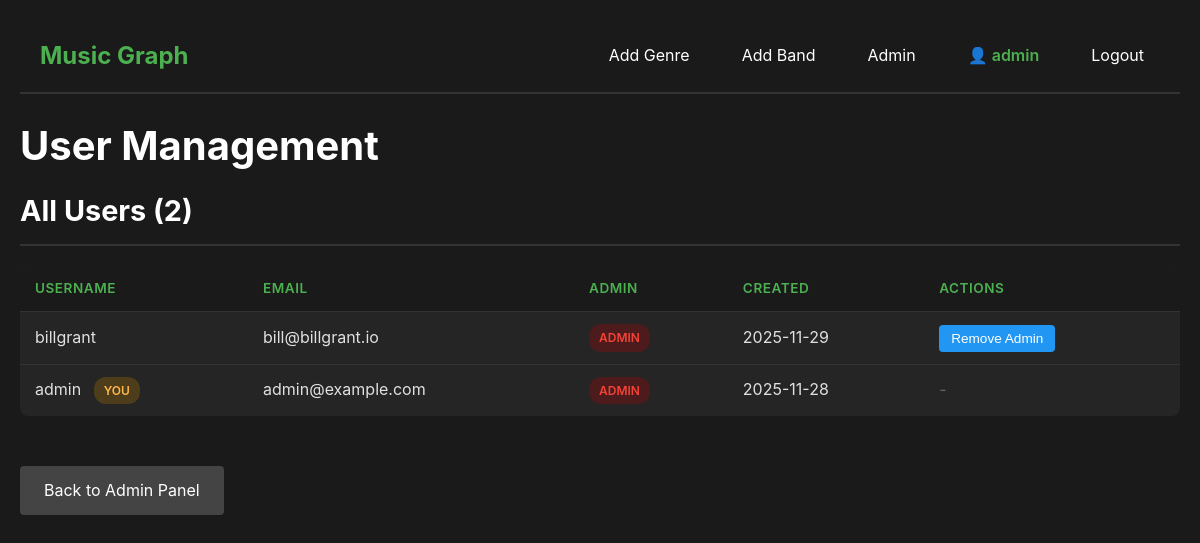
Page /admin/users (signed in) on the committed database.
### models.py (models this page shows, shortened)
class User(UserMixin, db.Model):
    __tablename__ = 'users'
    id = db.Column(db.Integer, primary_key=True)
    username = db.Column(db.String(80), unique=True, nullable=False)
    email = db.Column(db.String(120), unique=True, nullable=False)
    password_hash = db.Column(db.String(255), nullable=False)
    is_admin = db.Column(db.Boolean, default=False)
    created_at = db.Column(db.DateTime, default=db.func.now())

### app.py (the view)
@app.route('/admin/users')
@admin_required
def manage_users():
    users = User.query.order_by(User.created_at.desc()).all()
    return render_template('manage_users.html', users=users)

### app.py (called while the page is built)
@login_manager.user_loader
def load_user(user_id):
    return User.query.get(int(user_id))

def admin_required(f):
    @wraps(f)
    def decorated_function(*args, **kwargs):
        if not current_user.is_authenticated:
            return redirect(url_for('login'))
        if not current_user.is_admin:
            flash('Admin access required.', 'error')
            return redirect(url_for('index'))
        return f(*args, **kwargs)
    return decorated_function

### templates/manage_users.html (shortened to what this page needs)
<!DOCTYPE html>
<html lang="en">
<head>
    <link rel="stylesheet" href="{{ url_for('static', filename='style.css') }}">
</head>
<body>
    <nav class="navbar">
        <div class="nav-container">
            <a href="{{ url_for('index') }}" class="nav-brand">Music Graph</a>
            <div class="nav-links">
                {% if current_user.is_authenticated and current_user.is_admin %}
                    <a href="{{ url_for('add_genre') }}" class="nav-link">Add Genre</a>
                    <a href="{{ url_for('add_band') }}" class="nav-link">Add Band</a>
                    <a href="{{ url_for('admin') }}" class="nav-link">Admin</a>
                {% endif %}
                <span class="nav-user">{{ current_user.username }}</span>
                <a href="{{ url_for('logout') }}" class="nav-link">Logout</a>
            </div>
        </div>
    </nav>
    <div class="container">
        <h1>User Management</h1>
        <div class="admin-section">
            <h2>All Users ({{ users|length }})</h2>
            <table class="admin-table">
                <thead>
                    <tr>
                        <th>Username</th>
                        <th>Email</th>
                        <th>Admin</th>
                        <th>Created</th>
                        <th>Actions</th>
                    </tr>
                </thead>
                <tbody>
                    {% for user in users %}
                    <tr>
                        <td>
                            {{ user.username }}
                            {% if user.id == current_user.id %}
                                <span class="badge badge-self">You</span>
                            {% endif %}
                        </td>
                        <td>{{ user.email }}</td>
                        <td>
                            {% if user.is_admin %}
                                <span class="badge badge-admin">Admin</span>
                            {% else %}
                                <span class="badge badge-user">User</span>
                            {% endif %}
                        </td>
                        <td>{{ user.created_at.strftime('%Y-%m-%d') }}</td>
                        <td class="actions">
                            {% if user.id != current_user.id %}
                                <form method="POST" action="{{ url_for('toggle_admin', user_id=user.id) }}"
                                      style="display: inline;"
                                      onsubmit="return confirm('Toggle admin status for {{ user.username }}?');">
                                    <button type="submit" class="btn-edit">
                                        {% if user.is_admin %}Remove Admin{% else %}Make Admin{% endif %}
                                    </button>
                                </form>
                            {% else %}
                                <span class="text-muted">-</span>
                            {% endif %}
                        </td>
                    </tr>
                    {% endfor %}
                </tbody>
            </table>
        </div>
        <div class="form-actions">
            <a href="{{ url_for('admin') }}" class="btn-secondary">Back to Admin Panel</a>
        </div>
    </div>
</body>
</html>

### static/style.css (style rules this page uses)
* { margin: 0; padding: 0; box-sizing: border-box; }
body { font-family: -apple-system, BlinkMacSystemFont, 'Segoe UI', Roboto, Oxygen, Ubuntu, Cantarell, sans-serif; background-color: #1a1a1a; color: #e0e0e0; line-height: 1.6; padding: 20px; }
.container { max-width: 1200px; margin: 0 auto; }
h1 { font-size: 2.5rem; margin-bottom: 10px; color: #ffffff; }
h2 { font-size: 1.8rem; margin-bottom: 20px; color: #ffffff; border-bottom: 2px solid #333; padding-bottom: 10px; }
.form-actions { display: flex; gap: 10px; margin-top: 30px; }
.btn-primary, .btn-secondary { padding: 12px 24px; border: none; border-radius: 4px; font-size: 1rem; cursor: pointer; text-decoration: none; display: inline-block; transition: background-color 0.2s; }
.btn-secondary { background-color: #444; color: #ffffff; }
.navbar { background-color: #1a1a1a; border-bottom: 2px solid #333; padding: 0; position: sticky; top: 0; z-index: 1000; }
.nav-container { max-width: 1200px; margin: 0 auto; display: flex; justify-content: space-between; align-items: center; padding: 15px 20px; }
.nav-brand { font-size: 1.5rem; font-weight: bold; color: #4CAF50; text-decoration: none; transition: color 0.2s; }
.nav-links { display: flex; gap: 20px; }
.nav-link { color: #ffffff; text-decoration: none; padding: 8px 16px; border-radius: 4px; transition: background-color 0.2s; }
.container { padding-top: 20px; }
.admin-section { margin-bottom: 50px; }
.admin-section h2 { margin-bottom: 20px; }
.admin-table { width: 100%; background-color: #252525; border-collapse: collapse; border-radius: 8px; overflow: hidden; }
.admin-table thead { background-color: #1a1a1a; }
.admin-table th, .admin-table td { padding: 12px 15px; text-align: left; border-bottom: 1px solid #333; }
.admin-table th { color: #4CAF50; font-weight: 600; text-transform: uppercase; font-size: 0.85rem; letter-spacing: 0.5px; }
.admin-table tbody tr:last-child td { border-bottom: none; }
.badge { display: inline-block; padding: 4px 10px; border-radius: 12px; font-size: 0.75rem; font-weight: 600; text-transform: uppercase; }
.actions { white-space: nowrap; }
.btn-edit, .btn-delete { padding: 6px 12px; border: none; border-radius: 4px; font-size: 0.85rem; cursor: pointer; text-decoration: none; display: inline-block; transition: background-color 0.2s; margin-right: 5px; }
.btn-edit { background-color: #2196F3; color: #ffffff; }
.nav-user { color: #4CAF50; padding: 8px 16px; font-weight: 600; }
.nav-user::before { content: "👤 "; }
.badge-admin { background-color: #4d1b1b; color: #f44336; }
.badge-self { background-color: #4d3d1b; color: #ffb74d; margin-left: 8px; }
.text-muted { color: #666; }

### rows in the picture
User: username "admin", shows "YOU", email "admin@example.com", is_admin "ADMIN", created_at "2025-11-28"
User: username "billgrant", email "bill@billgrant.io", is_admin "ADMIN", created_at "2025-11-29"

### other values in the picture
{{ users|length }} "2"
